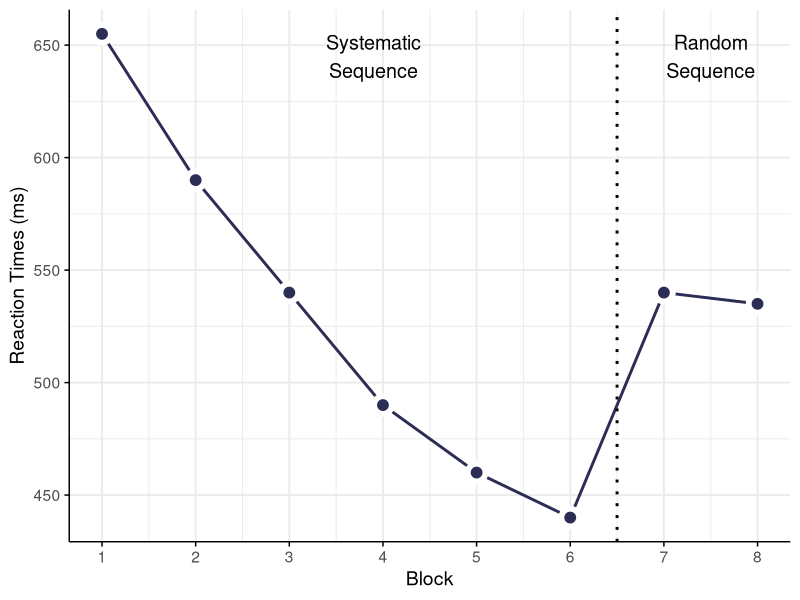
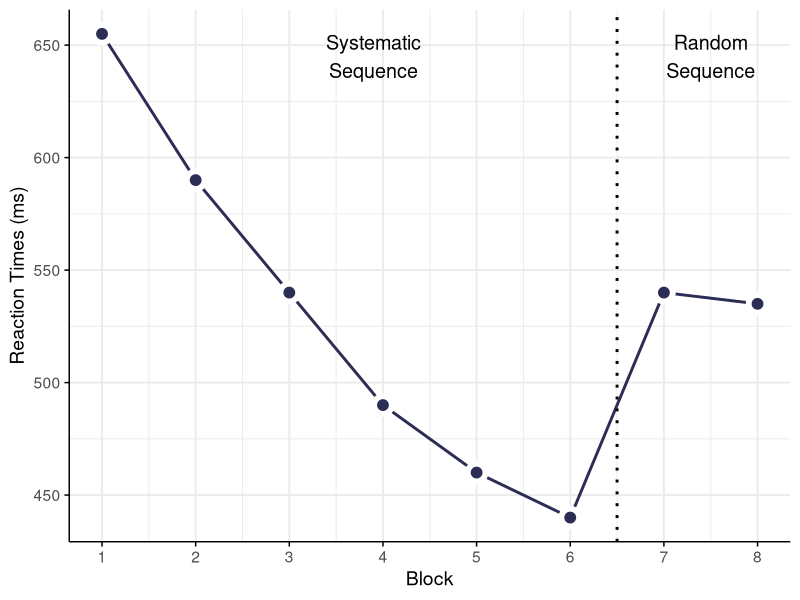

The R script that drew these images, in order:
library(tidyverse)
library(ggplot2)

colours = c("#bd3106", "#d9700e", "#e9a00e", "#eebe04",
                     "#5b7314", "#c3d6ce", "#89a6bb", "#454b87")

colours = c("#2c2d54", "#434475", "#6b6ca3", "#969bc7",
                     "#87bcbd", "#87bcbd", "#6f9954")

df = tibble(block=c(1:8),
            rt = c(655, 590, 540, 490, 460, 440, 540, 535))


# plot
plt = df %>%
  ggplot( aes(x=block, y=rt)) +
  geom_line(color="#2c2d54", size=1) +
  geom_point(shape=21, color="white", fill="#2c2d54", stroke=3, size=4) +
  scale_x_continuous(limits=c(1, 8), breaks=c(1:8)) +
  xlab("Block") +
  ylab("Reaction Times (ms)") +
  geom_vline(xintercept=6.5, linetype="dotted", size=1) +
  geom_text(x=3.9, y=645, label="Systematic\nSequence", size=5, stat = "unique") +
  geom_text(x=7.5, y=645, label="Random\nSequence", size=5, stat = "unique") +
  theme_minimal(base_size=14) +
  theme(axis.line = element_line(size=0.5),
        axis.ticks = element_line(size=0.5))

print(plt)
ggsave("Sequence_learning.png", plt, device="png", width=8, height = 4)
